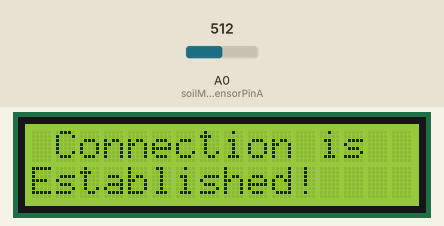
Simulated run of this sketch. Board: ESP8266 (NodeMCU). On the bench: 16×2 character LCD. Inputs (shaded band) come from the test bench; at power-on: A0 (soilMoustureSensorPinA) = 512. WiFi joins after 1.5 s; servers stay silent unless stated; what the sketch prints to the serial monitor is not drawn.

Above: at 1.7 s.

The sketch:

CaptiveSoilSensor.ino
```cpp
#include <Wire.h>
#include <ESP8266WiFi.h>
#include <SoftwareSerial.h>
#include <LiquidCrystal_I2C.h>
#include "ThingSpeak.h"

LiquidCrystal_I2C lcd(0x27, 16, 2);
const int AirVal         = 620;
const int WaterVal       = 310;
int soilMoistureValueA   = 0;
int soilMoistureValueB   = 0;
String readingA          = "";
String readingB          = "";
int soilMoustureSensorPinA = A0;
int soilMoustureSensorPinB = D2;
//------- WI-FI details:
char ssid[] = "winternetIsComing"; //SSID here
char pass[] = "old_Mcd0nald"; // Passowrd here

//------ Channel details:
unsigned long Channel_ID = 1668758; // Your Channel ID
const char * myWriteAPIKey = "2LV2DR4I1H8C6JUP"; //Your write API key

const int PlantA = 1;
const int PlantB = 2;

WiFiClient client;
void setup()
{
  Serial.begin(115200);
  pinMode(soilMoustureSensorPinA, INPUT);
  pinMode(soilMoustureSensorPinB, INPUT);
  lcd.begin(16, 2); // LCD screen
  lcd.init();         // initialize the LCD
  lcd.backlight();    // Turn on the blacklight
  lcd.clear();

  lcd.setCursor(1, 0);
  lcd.print("   SMART");
  lcd.setCursor ( 0, 1 );        // go to the next line
  lcd.print("  AGRICULTURE");
  WiFi.begin(ssid, pass);

  lcd.clear();
  lcd.setCursor(1, 0);
  lcd.print("Connecting...");

  WiFi.begin(ssid, pass);
  ThingSpeak.begin(client);
  while (WiFi.status() != WL_CONNECTED)
  {
    delay(500);
  }
  lcd.clear();
  lcd.setCursor(1, 0);
  lcd.print("Connection is");
  lcd.setCursor ( 0, 1 );        // go to the next line
  lcd.print("Established!");
  delay(1000);
}
void loop()
{
  soilMoistureValueA = analogRead(soilMoustureSensorPinA);

  soilMoistureValueB = analogRead(soilMoustureSensorPinB);
  Serial.print("Sensor A: ");
  Serial.println(soilMoistureValueA);
  Serial.print("Sensor B: ");
  Serial.println(soilMoistureValueB);

  lcd.clear();
  readingA = checkMoisture(soilMoistureValueA);
  writeToLCD(lcd, 0, "A:", soilMoistureValueA, readingA);
  readingB = checkMoisture(soilMoistureValueB);
  writeToLCD(lcd, 1, "B:", soilMoistureValueB, readingB);
  ThingSpeak.writeField(Channel_ID, PlantA, soilMoistureValueA, myWriteAPIKey);
  delay(15000);
  ThingSpeak.writeField(Channel_ID, PlantB, soilMoistureValueB, myWriteAPIKey);
  delay(15000);
}
String checkMoisture(int soilMoistureValue)
{
  String reading = "";
  if(soilMoistureValue <= 500)
  {
     reading= "Normal LvL";
     Serial.println("Enough moisture.");
  }
  else
  {
     reading= "Low LvL";
     Serial.println("Need water.");
  }
  return reading;
}
void writeToLCD(LiquidCrystal_I2C lcd, int row, String sensor, int val1, String val2)
{
  lcd.setCursor(0, row);
  lcd.print(sensor);
  lcd.setCursor(3, row);
  lcd.print(val1);
  lcd.setCursor(8, row);
  lcd.print(val2);
}
```

Measured:
- what the display in image 0 shows lasts 1.0 s, from 1.7 s to 2.7 s
